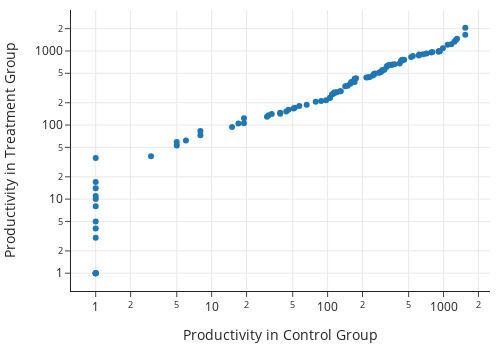

The notebook cell this image was saved under:
### Markdown cell above
The medians are quite different. Let's make a finer comparison of the  control and treatment groups with a quantile-quantile plot (see {numref}`Chapter %s <ch:viz>`). Since the distribution is highly skewed, we have plotted the quantiles on a log scale. And, to handle problems with taking a logarithm of zero, we added one to all the data values. This addition has little impact on the quantiles and distributions since they range from 0 to 2344.

### Code cell
control = wiki.query('experiment == 0')
treatment = wiki.query('experiment == 1')
percs = np.arange(1, 100, 1)
percCon = 1 + np.percentile(control['posttreatmentproductivity'], percs, interpolation='lower')
percTrt = 1 + np.percentile(treatment['posttreatmentproductivity'], percs, interpolation='lower')
perc_wiki = pd.DataFrame({'percentile': percs, 'control': percCon, 'treatment': percTrt})

fig = px.scatter(perc_wiki, x='control', y='treatment', log_x=True, log_y=True, width=500, height=350,
                 labels={'control': 'Productivity in Control Group',
                         'treatment': 'Productivity in Treatment Group'})
 
fig

### Figure 1 — Plotly figure (JSON) as saved in the notebook; plotly's stock layout.template omitted (floating-point values rounded to 4 significant figures)
{"data": [{"hovertemplate": "Productivity in Control Group=%{x}<br>Productivity in Treatment Group=%{y}<extra></extra>", "legendgroup": "", "marker": {"color": "#1F77B4", "symbol": "circle"}, "mode": "markers", "name": "", "orientation": "v", "showlegend": false, "type": "scatter", "x": [1, 1, 1, 1, 1, 1, 1, 1, 1, 1, 1, 1, 1, 1, 3, 5, 5, 6, 8, 8, 15, 17, 19, 19, 30, 31, 33, 39, 39, 44, 46, 51, 52, 57, 66, 79, 88, 97, 105, 105, 109, 112, 114, 117, 120, 128, 130, 142, 149, 157, 160, 161, 171, 171, 176, 216, 224, 231, 246, 250, 253, 255, 278, 279, 289, 296, 297, 309, 322, 326, 336, 356, 360, 378, 418, 429, 439, 439, 457, 525, 544, 612, 616, 668, 714, 784, 800, 904, 914, 922, 930, 987, 1083, 1165, 1239, 1276, 1306, 1540, 1540], "xaxis": "x", "y": [1, 1, 1, 1, 1, 3, 4, 5, 8, 10, 11, 14, 17, 36, 38, 53, 59, 62, 73, 83, 94, 105, 106, 124, 129, 136, 141, 142, 146, 152, 161, 167, 171, 181, 188, 207, 211, 216, 233, 233, 259, 264, 274, 276, 278, 286, 287, 334, 338, 362, 379, 380, 381, 421, 429, 439, 443, 444, 468, 481, 487, 497, 508, 513, 522, 547, 552, 557, 608, 629, 647, 648, 655, 660, 678, 733, 741, 759, 763, 832, 858, 867, 899, 902, 922, 955, 972, 985, 985, 995, 1001, 1088, 1212, 1233, 1329, 1406, 1465, 1652, 2055], "yaxis": "y"}], "layout": {"height": 350, "legend": {"tracegroupgap": 0}, "width": 500, "xaxis": {"anchor": "y", "autorange": true, "domain": [0, 1], "range": [-0.213, 3.401], "title": {"text": "Productivity in Control Group"}, "type": "log"}, "yaxis": {"anchor": "x", "autorange": true, "domain": [0, 1], "range": [-0.2403, 3.553], "title": {"text": "Productivity in Treatment Group"}, "type": "log"}}}
